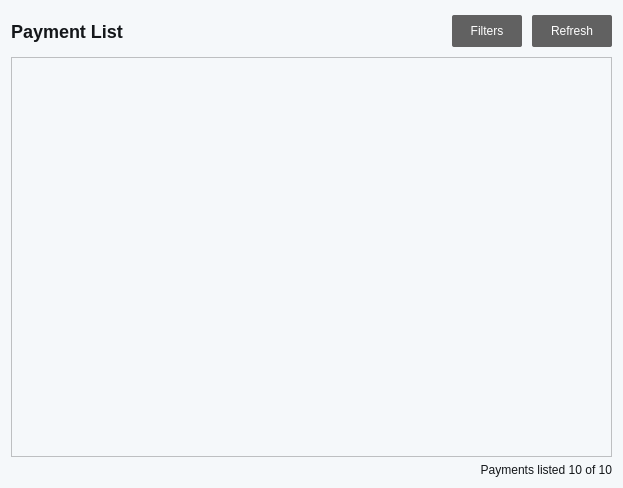
<?xml version="1.0" encoding="UTF-8"?>
<ui version="4.0">
 <class>InvoicesList</class>
 <widget class="QWidget" name="InvoicesList">
  <property name="geometry">
   <rect>
    <x>0</x>
    <y>0</y>
    <width>623</width>
    <height>488</height>
   </rect>
  </property>
  <property name="windowTitle">
   <string>Form</string>
  </property>
  <property name="styleSheet">
   <string notr="true">background: #F5F8FA;
color: #14171A;
font-family:&quot;Segoe UI&quot;,Roboto,&quot;Helvetica Neue&quot;,Arial,&quot;Noto Sans&quot;,sans-serif,&quot;Apple Color Emoji&quot;,&quot;Segoe UI Emoji&quot;,&quot;Segoe UI Symbol&quot;,&quot;Noto Color Emoji&quot;</string>
  </property>
  <layout class="QVBoxLayout" name="verticalLayout">
   <item>
    <widget class="QWidget" name="widget" native="true">
     <property name="minimumSize">
      <size>
       <width>0</width>
       <height>40</height>
      </size>
     </property>
     <layout class="QHBoxLayout" name="horizontalLayout">
      <property name="spacing">
       <number>0</number>
      </property>
      <property name="leftMargin">
       <number>0</number>
      </property>
      <property name="topMargin">
       <number>0</number>
      </property>
      <property name="rightMargin">
       <number>0</number>
      </property>
      <property name="bottomMargin">
       <number>0</number>
      </property>
      <item>
       <widget class="QLabel" name="titleLabel">
        <property name="styleSheet">
         <string notr="true">font-size: 18px;
font-weight:500;</string>
        </property>
        <property name="text">
         <string>Payment List</string>
        </property>
       </widget>
      </item>
      <item>
       <widget class="QPushButton" name="filtersButton">
        <property name="minimumSize">
         <size>
          <width>70</width>
          <height>32</height>
         </size>
        </property>
        <property name="maximumSize">
         <size>
          <width>70</width>
          <height>16777215</height>
         </size>
        </property>
        <property name="styleSheet">
         <string notr="true">QPushButton {
background: #616161;
border-radius: 2px;
color: #fff;
padding: 8px 16px;
}</string>
        </property>
        <property name="text">
         <string>Filters</string>
        </property>
       </widget>
      </item>
      <item>
       <spacer name="horizontalSpacer">
        <property name="orientation">
         <enum>Qt::Horizontal</enum>
        </property>
        <property name="sizeType">
         <enum>QSizePolicy::Fixed</enum>
        </property>
        <property name="sizeHint" stdset="0">
         <size>
          <width>10</width>
          <height>20</height>
         </size>
        </property>
       </spacer>
      </item>
      <item>
       <widget class="QPushButton" name="refreshButton">
        <property name="minimumSize">
         <size>
          <width>80</width>
          <height>32</height>
         </size>
        </property>
        <property name="maximumSize">
         <size>
          <width>32</width>
          <height>32</height>
         </size>
        </property>
        <property name="styleSheet">
         <string notr="true">QPushButton {
background: #616161;
border-radius: 2px;
color: #fff;
padding: 8px 16px;
}</string>
        </property>
        <property name="text">
         <string>Refresh</string>
        </property>
        <property name="icon">
         <iconset theme="refresh">
          <normaloff>../GroupsTab</normaloff>../GroupsTab</iconset>
        </property>
        <property name="autoDefault">
         <bool>false</bool>
        </property>
        <property name="default">
         <bool>true</bool>
        </property>
        <property name="flat">
         <bool>false</bool>
        </property>
       </widget>
      </item>
     </layout>
    </widget>
   </item>
   <item>
    <widget class="QTableView" name="tableView">
     <property name="styleSheet">
      <string notr="true">QMenu::item:selected {
	color: black;
	background-color: rgb(85, 170, 255)
}</string>
     </property>
     <property name="editTriggers">
      <set>QAbstractItemView::DoubleClicked|QAbstractItemView::EditKeyPressed</set>
     </property>
     <property name="alternatingRowColors">
      <bool>true</bool>
     </property>
     <property name="cornerButtonEnabled">
      <bool>false</bool>
     </property>
    </widget>
   </item>
   <item>
    <widget class="QLabel" name="infoLabel">
     <property name="layoutDirection">
      <enum>Qt::LeftToRight</enum>
     </property>
     <property name="text">
      <string>Payments listed 10 of 10</string>
     </property>
     <property name="alignment">
      <set>Qt::AlignRight|Qt::AlignTrailing|Qt::AlignVCenter</set>
     </property>
    </widget>
   </item>
  </layout>
 </widget>
 <tabstops>
  <tabstop>filtersButton</tabstop>
  <tabstop>refreshButton</tabstop>
  <tabstop>tableView</tabstop>
 </tabstops>
 <resources/>
 <connections/>
</ui>
